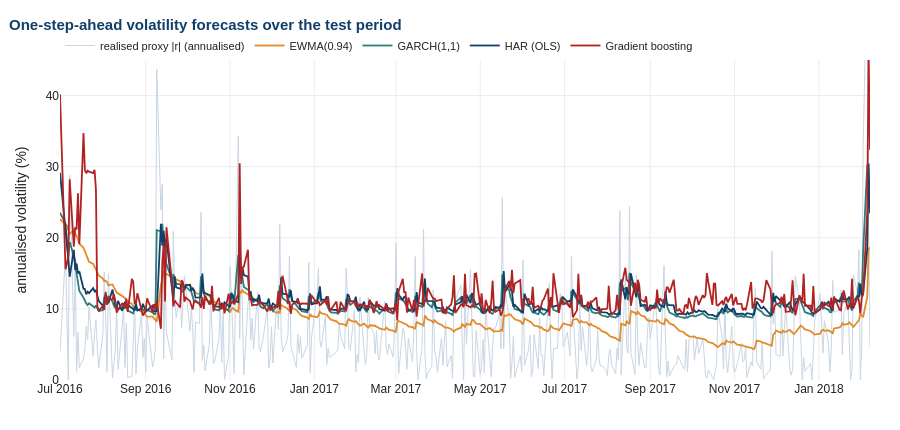

The cell this chart's notebook holds for it:
### Markdown cell above
---
## 3. What the forecasts look like

Before scoring anything, look at the series. Model comparison is much easier to reason
about once you have seen how each model *behaves*.

### Code cell
window = slice("2016-07-01", "2018-02-07")
show = ["EWMA(0.94)", "GARCH(1,1)", "HAR (OLS)", "Gradient boosting"]

fig = go.Figure()
fig.add_trace(go.Scatter(
    x=rv.loc[window].index, y=np.sqrt(rv.loc[window] * 252) * 100,
    name="realised proxy |r| (annualised)", mode="lines",
    line=dict(color="#C9D6E4", width=1)))

for name, colour in zip(show, [a6.ORANGE, a6.TEAL, a6.NAVY, a6.RED]):
    s = forecasts[name].loc[window]
    fig.add_trace(go.Scatter(x=s.index, y=np.sqrt(s * 252) * 100, name=name,
                             line=dict(color=colour, width=1.8)))

a6.style(fig, title="One-step-ahead volatility forecasts over the test period",
         xtitle=None, ytitle="annualised volatility (%)", height=430)
fig.update_yaxes(range=[0, 45])
fig.show()

### Figure 1 — Plotly figure (JSON) as saved in the notebook; plotly's stock layout.template omitted (floating-point values rounded to 4 significant figures; data arrays with more than 128 entries replaced by an {"elided": "..."} marker saying what was removed)
{"data": [{"line": {"color": "#C9D6E4", "width": 1}, "mode": "lines", "name": "realised proxy |r| (annualised)", "type": "scatter", "x": {"elided": "404 str values"}, "y": {"elided": "404 float values"}}, {"line": {"color": "#E38B29", "width": 1.8}, "name": "EWMA(0.94)", "type": "scatter", "x": {"elided": "404 str values"}, "y": {"elided": "404 float values"}}, {"line": {"color": "#2E7D7B", "width": 1.8}, "name": "GARCH(1,1)", "type": "scatter", "x": {"elided": "404 str values"}, "y": {"elided": "404 float values"}}, {"line": {"color": "#123F69", "width": 1.8}, "name": "HAR (OLS)", "type": "scatter", "x": {"elided": "404 str values"}, "y": {"elided": "404 float values"}}, {"line": {"color": "#B22222", "width": 1.8}, "name": "Gradient boosting", "type": "scatter", "x": {"elided": "404 str values"}, "y": {"elided": "404 float values"}}], "layout": {"colorway": ["#123F69", "#E38B29", "#8A8A8A", "#2E7D7B", "#B22222"], "font": {"color": "#222222", "family": "Helvetica, Arial, sans-serif", "size": 12}, "height": 430, "hovermode": "x unified", "legend": {"font": {"size": 11}, "orientation": "h", "x": 0, "xanchor": "left", "y": 1, "yanchor": "bottom"}, "margin": {"b": 50, "l": 60, "r": 30, "t": 60}, "title": {"font": {"color": "#123F69", "size": 15}, "text": "<b>One-step-ahead volatility forecasts over the test period</b>", "x": 0.01}, "xaxis": {"gridcolor": "#EDEDED", "showgrid": true, "zeroline": false}, "yaxis": {"gridcolor": "#EDEDED", "range": [0, 45], "showgrid": true, "title": {"text": "annualised volatility (%)"}, "zeroline": false}}}
